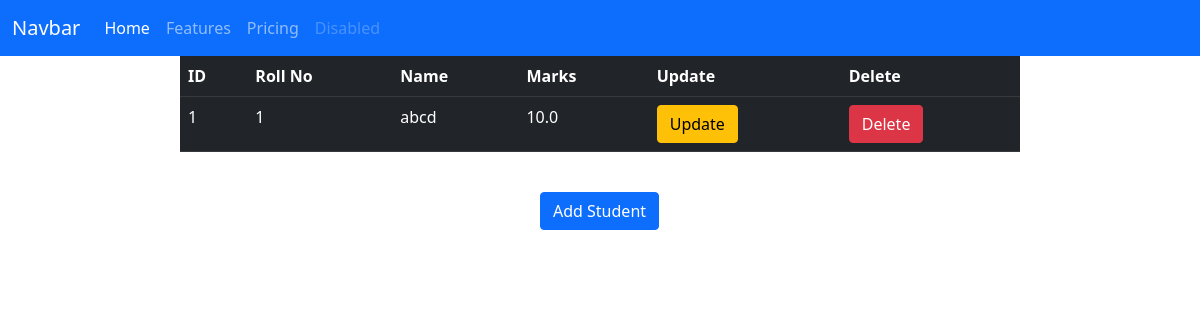
Before: / with the older database file.
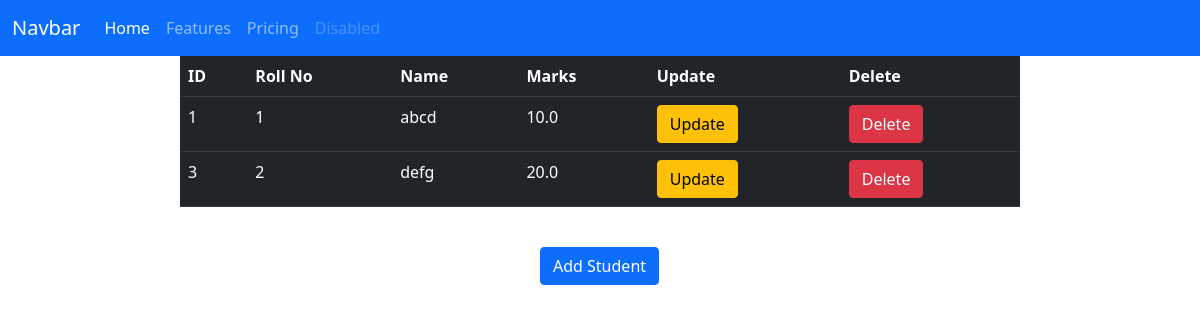
After: the same page with the newer database file.
### FirstApp/models.py (models this page shows)
class Student(models.Model):
    rn = models.IntegerField()
    name = models.CharField(max_length=32)
    marks = models.FloatField()

### FirstApp/views.py (the view)
# urls.py: path("", views.show_students_view),
def show_students_view(request):
    template_name = "FirstApp/show_students.html"
    all_students = Student.objects.all()
    context = {"all_students":all_students}
    return render(request, template_name, context)

### templates/FirstApp/show_students.html (shortened to what this page needs)
{% extends "FirstApp/layout.html" %}
{% block content %}
    <table class="table table-dark" style="width: 70%; margin-left: 15%;">
        <tr>
            <th>ID</th>
            <th>Roll No</th>
            <th>Name</th>
            <th>Marks</th>
            <th>Update</th>
            <th>Delete</th>
        </tr>
        {% for stu in all_students %}
            <tr>
                <td>{{ stu.id }}</td>
                <td>{{ stu.rn }}</td>
                <td>{{ stu.name }}</td>
                <td>{{ stu.marks }}</td>
                <td><a href="/update/{{ stu.id }}"><button class="btn btn-warning">Update</button></a></td>
                <td><a href="/delete/{{ stu.id }}"><button class="btn btn-danger">Delete</button></a></td>
            </tr>
        {% endfor %}
    </table>
    <br>
    <a href="/add/"><button class="btn btn-primary" style="margin-left: 45%;">Add Student</button></a>
{% endblock %}

### templates/FirstApp/layout.html (shortened to what this page needs)
<!DOCTYPE html>
<html lang="en">
<head>
    <link href="https://cdn.jsdelivr.net/npm/bootstrap@5.1.3/dist/css/bootstrap.min.css" rel="stylesheet">
</head>
<body>
    <nav class="navbar navbar-expand-lg navbar-dark bg-primary">
      <div class="container-fluid">
        <a class="navbar-brand" href="#">Navbar</a>
        <div class="collapse navbar-collapse" id="navbarNavAltMarkup">
          <div class="navbar-nav">
            <a class="nav-link active" aria-current="page" href="#">Home</a>
            <a class="nav-link" href="#">Features</a>
            <a class="nav-link" href="#">Pricing</a>
            <a class="nav-link disabled">Disabled</a>
          </div>
        </div>
      </div>
    </nav>
    {% block content %}
    {% endblock %}
</body>
</html>

Changed rows visible on the page:
added Student: id "3", rn "2", name "defg", marks "20.0"
